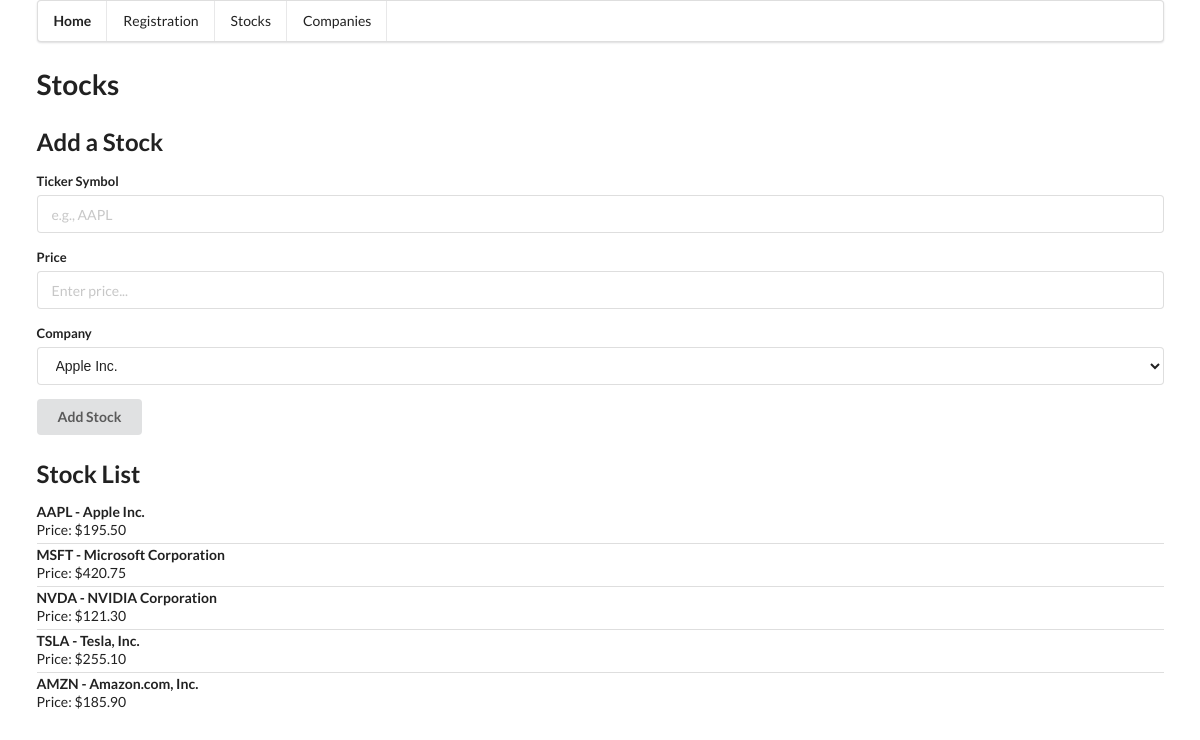
The app's page /stocks with its own data.
### models.py (models this page shows)
class Stock(Base):
    __tablename__ = "stocks"
    id = Column(Integer, primary_key=True, index=True)
    ticker = Column(String, unique=True, index=True)   # e.g., AAPL, MSFT
    price = Column(Float, nullable=False)
    last_updated = Column(DateTime, default=datetime.datetime.utcnow)
    company_id = Column(Integer, ForeignKey("companies.id"))
    company = relationship("Company", back_populates="stocks")
    registrations = relationship("Registration", back_populates="stock")

class Company(Base):
    __tablename__ = "companies"
    id = Column(Integer, primary_key=True, index=True)
    name = Column(String, index=True)              # e.g., Apple Inc.
    sector = Column(String, index=True)             # e.g., Technology
    is_nasdaq_listed = Column(Boolean, default=True)
    stocks = relationship("Stock", back_populates="company")

### app.py (the view)
@app.get("/stocks")
async def stocks(request: Request, db: Session = Depends(get_db)):
    stocks = db.query(models.Stock).all()
    companies = db.query(models.Company).all()
    return templates.TemplateResponse(request=request, name="stocks.html", context={"stock_list": stocks, "company_list": companies})

### templates/stocks.html
{% extends 'base.html' %}
{% block content %}
<h1 class="ui header">Stocks</h1>
<h2>Add a Stock</h2>
<form class="ui form" action="{{ url_for('add_stock') }}" method="post">
    <div class="field">
        <label>Ticker Symbol</label>
        <input type="text" name="ticker" placeholder="e.g., AAPL">
    </div>
    <div class="field">
        <label>Price</label>
        <input type="number" step="0.01" name="price" placeholder="Enter price...">
    </div>
    <div class="field">
        <label>Company</label>
        <select name="company_id">
            {% for company in company_list %}
                <option value="{{ company.id }}">{{ company.name }}</option>
            {% endfor %}
        </select>
    </div>
    <button class="ui button" type="submit">Add Stock</button>
</form>
<h2>Stock List</h2>
<div class="ui divided list">
    {% for stock in stock_list %}
    <div class="item">
        <div class="content">
            <div class="header">{{ stock.ticker }} - {{ stock.company.name }}</div>
            <p>Price: ${{ "%.2f"|format(stock.price) }}</p>
        </div>
    </div>
    {% endfor %}
</div>
{% endblock %}

### templates/base.html (shortened to what this page needs)
<!DOCTYPE html>
<html>
<head>
  <link rel="stylesheet" href="https://cdnjs.cloudflare.com/ajax/libs/semantic-ui/2.4.1/semantic.min.css">
</head>
<body>
  <div class="ui container">
    <nav class="ui menu">
      <a class="header item" href="/">Home</a>
      <a class="item" href="/registration">Registration</a>
      <a class="item" href="/stocks">Stocks</a>
      <a class="item" href="/companies">Companies</a>
    </nav>
    {% block content %}{% endblock %}
  </div>
</body>
</html>

### records on screen
Stock: ticker "AAPL", company.name "Apple Inc.", price "195.50"
Stock: ticker "MSFT", company.name "Microsoft Corporation", price "420.75"
Stock: ticker "NVDA", company.name "NVIDIA Corporation", price "121.30"
Stock: ticker "TSLA", company.name "Tesla, Inc.", price "255.10"
Stock: ticker "AMZN", company.name "Amazon.com, Inc.", price "185.90"

### other values on screen
form field company_id "Apple Inc."
